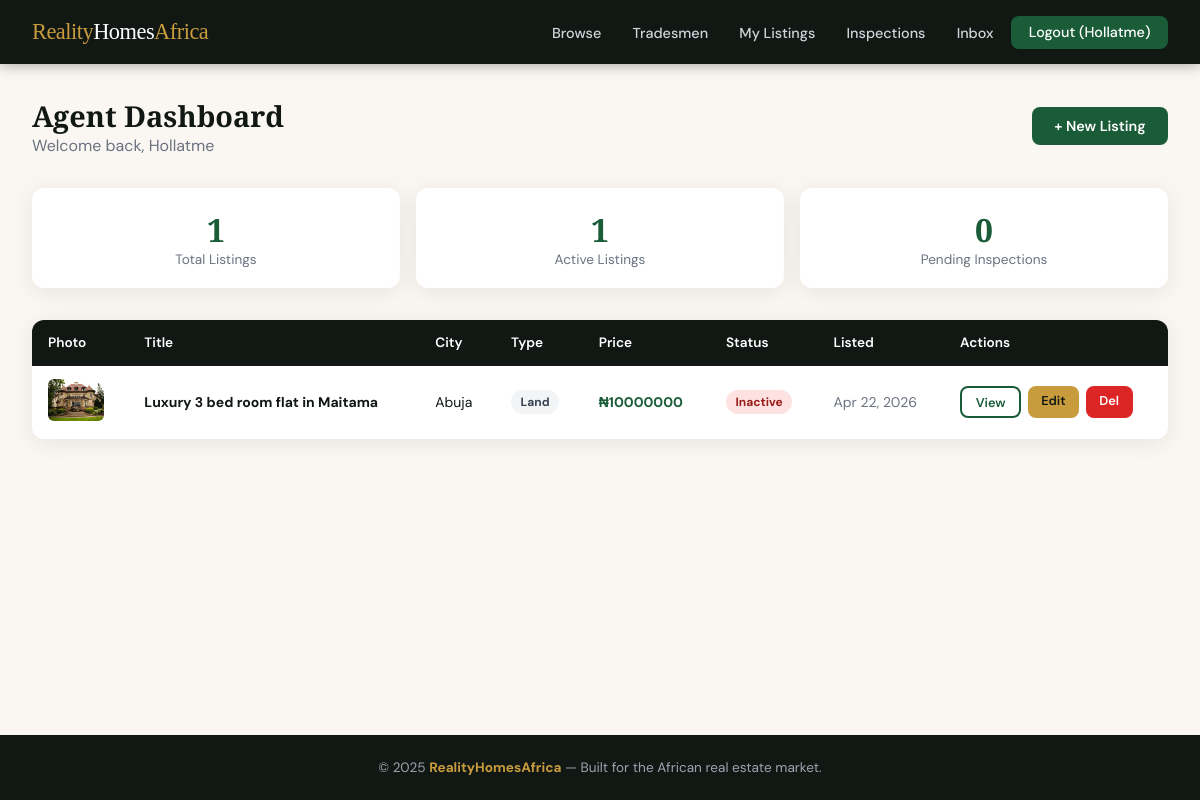
The app's page /dashboard/ (signed in) with its own data.
### users/models.py (models this page shows, shortened)
class CustomUser(AbstractUser):
    is_agent = models.BooleanField(default=False)
    is_tradesman = models.BooleanField(default=False)
    is_client = models.BooleanField(default=True)
    phone_number = models.CharField(max_length=15, blank=True, null=True)
    profile_picture = models.ImageField(upload_to='profile_pictures/', blank=True, null=True)
    bio = models.TextField(blank=True, null=True)

### listings/models.py (models this page shows, shortened)
class Property(models.Model):
    agent = models.ForeignKey(
        settings.AUTH_USER_MODEL,
        on_delete=models.CASCADE,
        related_name='properties'
    )
    title = models.CharField(max_length=200)
    description = models.TextField()
    price = models.DecimalField(max_digits=14, decimal_places=2)
    address = models.CharField(max_length=300)
    city = models.CharField(max_length=100)
    state = models.CharField(max_length=100, choices=NIGERIAN_STATES, default='Abuja')
    property_type = models.CharField(max_length=20, choices=PROPERTY_TYPES, default='flat')
    bedrooms = models.PositiveIntegerField(default=0)
    bathrooms = models.PositiveIntegerField(default=0)
    is_available = models.BooleanField(default=True)
    latitude = models.DecimalField(max_digits=9, decimal_places=6, null=True, blank=True)
    longitude = models.DecimalField(max_digits=9, decimal_places=6, null=True, blank=True)
    created_at = models.DateTimeField(auto_now_add=True)
    updated_at = models.DateTimeField(auto_now=True)
    class Meta:
        ordering = ['-created_at']
        verbose_name_plural = 'Properties'
    def get_primary_image(self):
        primary = self.images.filter(is_primary=True).first()
        if primary:
            return primary.image.url
        first = self.images.first()
        return first.image.url if first else None

class PropertyImage(models.Model):
    property = models.ForeignKey(Property, on_delete=models.CASCADE, related_name='images')
    image = models.ImageField(upload_to='property_images/%Y/%m/')
    is_primary = models.BooleanField(default=False)
    uploaded_at = models.DateTimeField(auto_now_add=True)

### listings/views.py (the view)
# urls.py: path('dashboard/', views.agent_dashboard, name='agent_dashboard'),
@login_required
def agent_dashboard(request):
    if not request.user.is_agent:
        raise PermissionDenied
    my_properties = Property.objects.filter(agent=request.user)
    pending_inspections = Inspection.objects.filter(agent=request.user, status='pending').count()
    return render(request, 'listings/agent_dashboard.html', {
        'properties': my_properties,
        'pending_inspections': pending_inspections,
    })

### users/context_processors.py (called while the page is built)
def unread_messages_count(request):
    if request.user.is_authenticated:
        from .models import Message
        count = Message.objects.filter(receiver=request.user, is_read=False).count()
        return {'unread_count': count}
    return {'unread_count': 0}

### templates/listings/agent_dashboard.html (shortened to what this page needs)
{% extends 'base.html' %}
{% block content %}
<div class="dash-header">
  <div>
    <h1>Agent Dashboard</h1>
    <p style="color:var(--gray)">Welcome back, {{ user.username }}</p>
  </div>
  <a href="{% url 'listings:property_create' %}" class="btn btn-primary">+ New Listing</a>
</div>
<div class="stat-row">
  <div class="stat-card">
    <div class="num">{{ properties.count }}</div>
    <div class="lbl">Total Listings</div>
  </div>
  <div class="stat-card">
    <div class="num">{{ properties.filter.is_available.True|default:properties.count }}</div>
    <div class="lbl">Active Listings</div>
  </div>
  <div class="stat-card">
    <div class="num">{{ pending_inspections }}</div>
    <div class="lbl">Pending Inspections</div>
  </div>
</div>
{% if properties %}
<table>
  <thead>
    <tr>
      <th>Photo</th>
      <th>Title</th>
      <th>City</th>
      <th>Type</th>
      <th>Price</th>
      <th>Status</th>
      <th>Listed</th>
      <th>Actions</th>
    </tr>
  </thead>
  <tbody>
    {% for prop in properties %}
    <tr>
      <td>
        {% if prop.get_primary_image %}
          <img src="{{ prop.get_primary_image }}" class="prop-thumb" alt="">
        {% else %}
          <div class="prop-thumb-placeholder">🏠</div>
        {% endif %}
      </td>
      <td><strong>{{ prop.title|truncatechars:40 }}</strong></td>
      <td>{{ prop.city }}</td>
      <td><span class="badge badge-gray">{{ prop.get_property_type_display }}</span></td>
      <td style="font-weight:700; color:var(--green);">₦{{ prop.price|floatformat:0 }}</td>
      <td>
        {% if prop.is_available %}
          <span class="badge badge-green">Active</span>
        {% else %}
          <span class="badge badge-red">Inactive</span>
        {% endif %}
      </td>
      <td style="color:var(--gray);">{{ prop.created_at|date:"M j, Y" }}</td>
      <td>
        <div class="action-btns">
          <a href="{% url 'listings:property_detail' prop.pk %}" class="btn btn-sm btn-outline">View</a>
          <a href="{% url 'listings:property_update' prop.pk %}" class="btn btn-sm btn-gold">Edit</a>
          <a href="{% url 'listings:property_delete' prop.pk %}" class="btn btn-sm btn-danger">Del</a>
        </div>
      </td>
    </tr>
    {% endfor %}
  </tbody>
</table>
{% endif %}
{% endblock %}

### templates/base.html (shortened to what this page needs)
<!DOCTYPE html>
<html lang="en">
<head>
</head>
<body>
<nav>
  <a href="{% url 'listings:homepage' %}" class="nav-logo">Reality<span>Homes</span>Africa</a>
  <ul class="nav-links">
    <li><a href="{% url 'listings:property_list' %}">Browse</a></li>
    <li><a href="{% url 'services:tradesman_list' %}">Tradesmen</a></li>
    {% if user.is_authenticated %}
      {% if user.is_agent %}
        <li><a href="{% url 'listings:agent_dashboard' %}">My Listings</a></li>
        <li><a href="{% url 'listings:agent_inspections' %}">Inspections</a></li>
      {% elif user.is_tradesman %}
        <li><a href="{% url 'services:tradesman_dashboard' %}">My Profile</a></li>
      {% else %}
        <li><a href="{% url 'listings:favorites_list' %}">Saved</a></li>
        <li><a href="{% url 'listings:client_inspections' %}">Bookings</a></li>
      {% endif %}
      <li>
        <a href="{% url 'users:inbox' %}">
          Inbox
        </a>
      </li>
      <li><a href="{% url 'users:logout' %}" class="btn-nav">Logout ({{ user.username }})</a></li>
    {% else %}
      <li><a href="{% url 'users:login' %}">Login</a></li>
      <li><a href="{% url 'users:choose_role' %}" class="btn-nav">Register</a></li>
    {% endif %}
  </ul>
</nav>
<main>
  {% block content %}{% endblock %}
</main>
<footer>
  &copy; 2025 <strong>RealityHomesAfrica</strong> &mdash; Built for the African real estate market.
</footer>
</body>
</html>

### templates/base.html (style rules this page uses)
:root { --green: #1a5c38; --green-light: #2d8653; --gold: #c89b3c; --cream: #faf7f2; --dark: #111814; --gray: #6b7280; --light-gray: #f3f4f6; --white: #ffffff; --danger: #dc2626; --radius: 12px; --shadow: 0 4px 24px rgba(0,0,0,0.08); }
* { box-sizing: border-box; margin: 0; padding: 0; }
body { font-family: 'DM Sans', sans-serif; background: var(--cream); color: var(--dark); min-height: 100vh; display: flex; flex-direction: column; }
nav { background: var(--dark); padding: 0 2rem; height: 64px; display: flex; align-items: center; justify-content: space-between; position: sticky; top: 0; z-index: 1000; box-shadow: 0 2px 12px rgba(0,0,0,0.3); }
.nav-logo { font-family: 'Playfair Display', serif; font-size: 1.4rem; color: var(--gold); text-decoration: none; letter-spacing: -0.5px; }
.nav-logo span { color: var(--white); }
.nav-links { display: flex; align-items: center; gap: 0.25rem; list-style: none; }
.nav-links a { color: #d1d5db; text-decoration: none; padding: 0.5rem 0.85rem; border-radius: 8px; font-size: 0.9rem; font-weight: 500; transition: all 0.2s; }
.btn-nav { background: var(--green); color: var(--white) !important; padding: 0.45rem 1.1rem !important; border-radius: 8px !important; }
main { flex: 1; padding: 2rem; max-width: 1280px; margin: 0 auto; width: 100%; }
.btn { display: inline-block; padding: 0.6rem 1.4rem; border-radius: 8px; font-family: 'DM Sans', sans-serif; font-size: 0.9rem; font-weight: 600; cursor: pointer; border: none; text-decoration: none; transition: all 0.2s; }
.btn-primary { background: var(--green); color: var(--white); }
.btn-gold { background: var(--gold); color: var(--dark); }
.btn-danger { background: var(--danger); color: var(--white); }
.btn-outline { background: transparent; border: 2px solid var(--green); color: var(--green); }
.btn-sm { padding: 0.35rem 0.85rem; font-size: 0.8rem; }
footer { background: var(--dark); color: #9ca3af; text-align: center; padding: 1.5rem 2rem; font-size: 0.85rem; }
footer strong { color: var(--gold); }
.badge { display: inline-block; padding: 0.25rem 0.6rem; border-radius: 99px; font-size: 0.75rem; font-weight: 700; }
.badge-gray { background: #f3f4f6; color: #374151; }
.badge-red { background: #fee2e2; color: #991b1b; }

### templates/listings/agent_dashboard.html (style rules this page uses)
.dash-header { display: flex; justify-content: space-between; align-items: center; margin-bottom: 2rem; }
.dash-header h1 { font-family: 'Playfair Display', serif; font-size: 1.8rem; }
.stat-row { display: grid; grid-template-columns: repeat(auto-fit, minmax(160px, 1fr)); gap: 1rem; margin-bottom: 2rem; }
.stat-card { background: var(--white); border-radius: var(--radius); padding: 1.25rem; box-shadow: var(--shadow); text-align: center; }
.stat-card .num { font-family: 'Playfair Display', serif; font-size: 2rem; color: var(--green); font-weight: 700; }
.stat-card .lbl { color: var(--gray); font-size: 0.85rem; }
table { width: 100%; border-collapse: collapse; background: var(--white); border-radius: var(--radius); box-shadow: var(--shadow); overflow: hidden; }
th { background: var(--dark); color: var(--white); padding: 0.9rem 1rem; text-align: left; font-size: 0.85rem; font-weight: 600; }
td { padding: 0.85rem 1rem; border-bottom: 1px solid #f3f4f6; font-size: 0.875rem; vertical-align: middle; }
tr:last-child td { border-bottom: none; }
.prop-thumb { width: 56px; height: 42px; object-fit: cover; border-radius: 6px; }
.action-btns { display: flex; gap: 0.4rem; }

### records on screen
CustomUser: username "Hollatme"
Property: get_primary_image (picture), title "Luxury 3 bed room flat in Maitama", city "Abuja", property_type "Land", price "10000000", is_available "Inactive", created_at "Apr 22, 2026"

### other values on screen
{{ properties.count }} "1"
{{ properties.filter.is_available.True|default:properties.count }} "1"
{{ pending_inspections }} "0"
